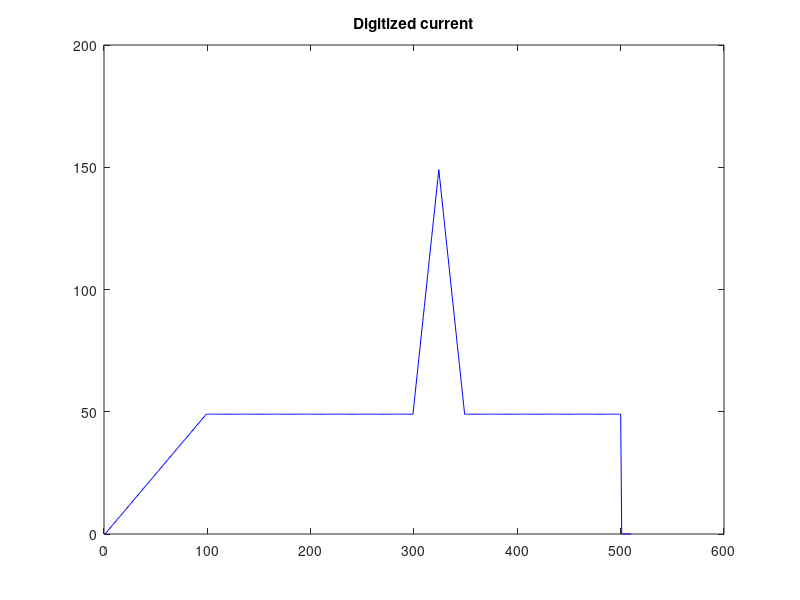
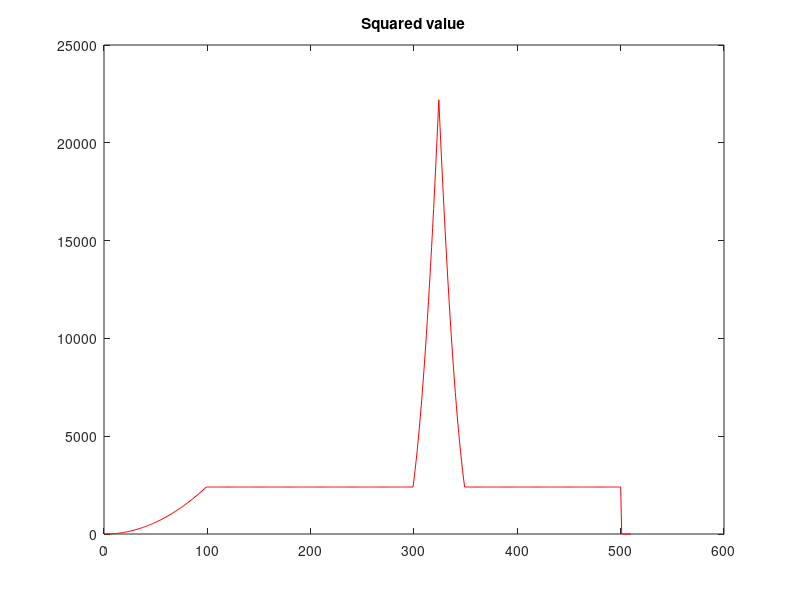
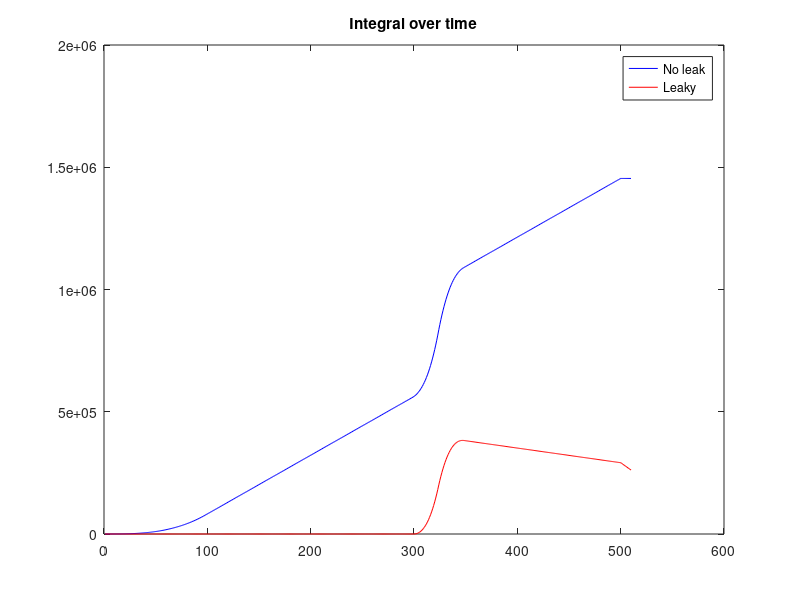
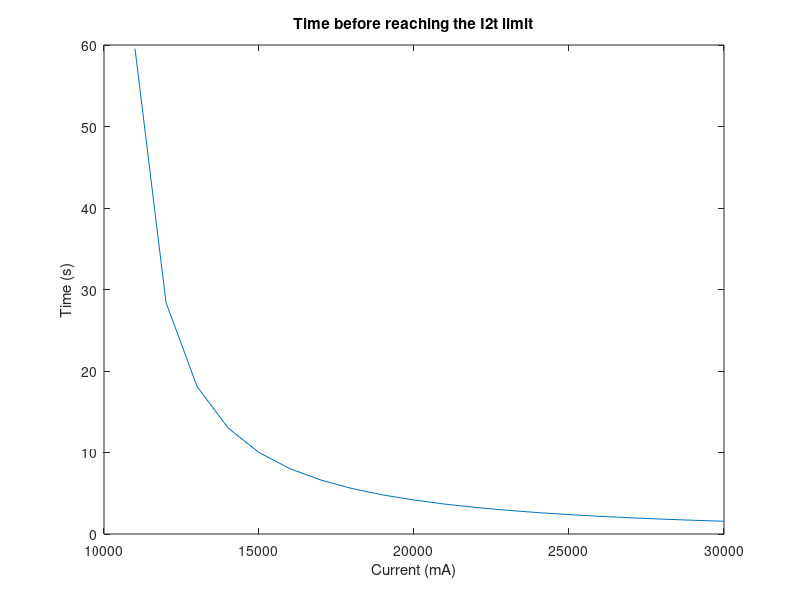

MATLAB code for these plots, in order:
% I2t current limit development
% JFDuval, Dephy, Inc. 09/14/2016

clc;
close all;
clear all;
format short eng

%dt_sample = 12e-3;
dt_compute = 100e-3;

% Test waveform:
% ==============
VAL0 = 0;
VAL1 = 50;
VAL2 = 150;
LEN1 = 100;
LEN2 = 300;
LEN3 = 325;
LEN4 = 350;
LEN5 = 500;

expLenSec = 51;
expLenSamples = int32(expLenSec/dt_compute);
currentDigital = zeros(1,expLenSamples);

%Steady up
inc = (VAL1-VAL0)/LEN1;
for i = 1:LEN1
  currentDigital(i+1) = currentDigital(i) + inc;
end

%Plateau
for i = LEN1:LEN2
  currentDigital(i) = currentDigital(i-1);
end

% Spike (up)
inc = (VAL2-VAL1)/(LEN3-LEN2);
for i = LEN2:LEN3
  currentDigital(i) = currentDigital(i-1)+inc;
end

%Back to plateau
inc = (VAL1-VAL2)/(LEN4-LEN3);
for i = LEN3:LEN4
  currentDigital(i) = currentDigital(i-1)+inc;
end

%Plateau
for i = LEN4:LEN5
  currentDigital(i) = currentDigital(i-1);
end

figure()
plot(currentDigital, 'b')
title('Digitized current')

%===================

% Compute square and integrate:
LEAK = 3000;
integral = 0;
leakyIntegral = 0;
integralLog = zeros(1,expLenSamples);
integralLogLeaky = zeros(1,expLenSamples);
squaredLog = zeros(1,expLenSamples);
for i = 1:expLenSamples
  squared = currentDigital(i).^2;
  squaredLog(i) = squared;
  
  integral = integral + squared;
  
  leakyIntegral = leakyIntegral + squared - LEAK;
  if(leakyIntegral < 0)
    leakyIntegral = 0;
  end
  integralLogLeaky(i) = leakyIntegral;
  
  integralLog(i) = integral;
end

figure()
plot(squaredLog, 'r')
title('Squared value')

figure()
plot(integralLog, 'b')
hold on
plot(integralLogLeaky, 'r')
title('Integral over time')
legend('No leak', 'Leaky')

%===================

%Table of squares:

squared = zeros(1,256);
for i = 1:256
  squared(i) = int32((i-1)^2);
end

%====================

SCALE = 128;  %I2C_SCALE_DOWN_SHIFT = 7
I2T_LEAK = 6104;
I2T_LIMIT = 762891;
dt = 0.1;

TIME_AT_LIMIT_CURR = 10;    %s
CURR_LIMIT = 15000;         %mA

Limit = (TIME_AT_LIMIT_CURR / dt) * ( (CURR_LIMIT/SCALE)^2 - I2T_LEAK )

CURR = 11000:1000:30000;
tmp = (CURR./SCALE).^2;
time = (Limit * dt) ./ ( tmp - I2T_LEAK );
figure()
plot(CURR, time)
title('Time before reaching the I2t limit')
xlabel('Current (mA)')
ylabel('Time (s)')